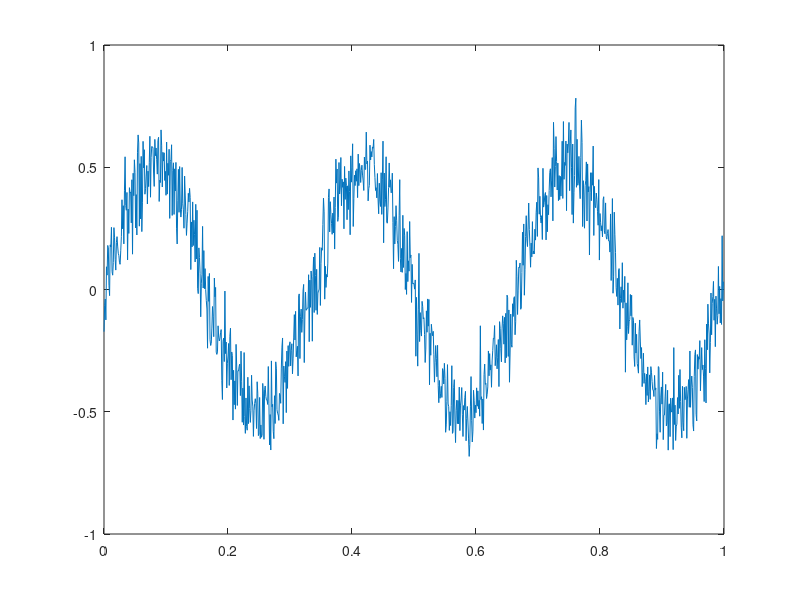
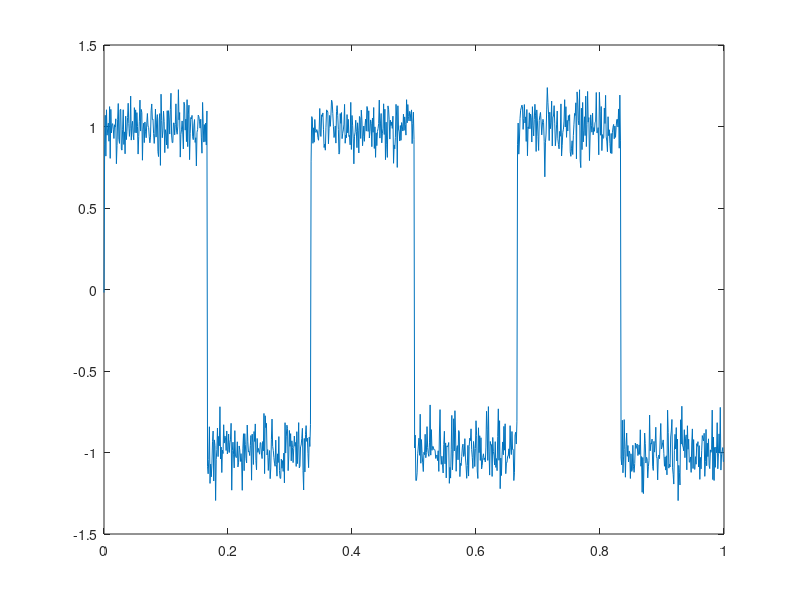
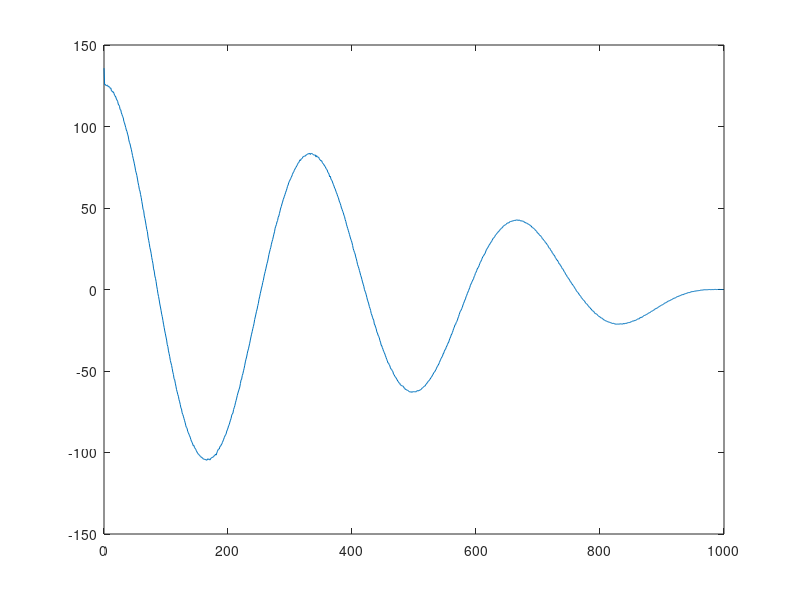
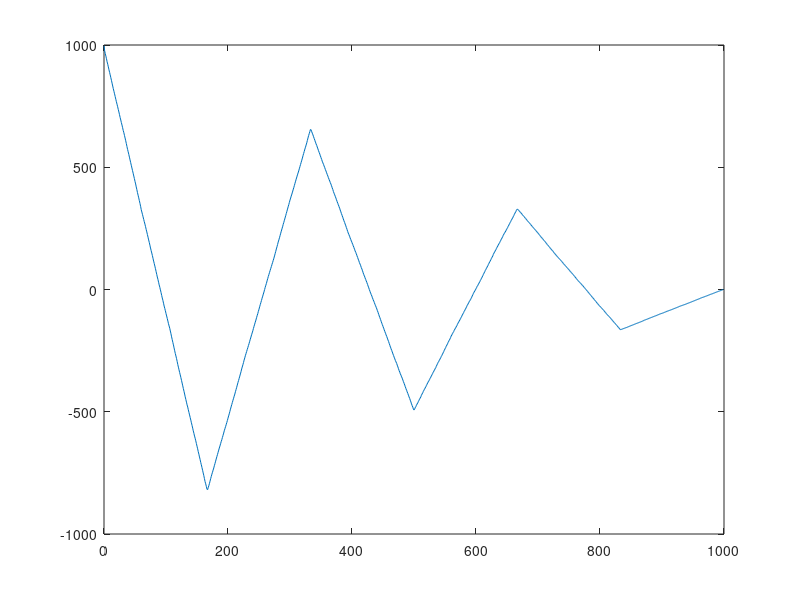

Reproduce these figures in MATLAB, in order. (Note: this script raises an error after producing the figures.)
t=0:0.001:0.999;
sig_1 = 0.5*sin(6*pi*t) + 0.1 * randn(1, 1000);
sig_2 = sign(0.5*sin(6*pi*t)) + 0.1 * randn(1, 1000);
figure;
plot(t, sig_1);
figure;
plot(t, sig_2);

[r1, lags] = xcorr(sig_1);
[r2, lags] = xcorr(sig_2);
% wycięcie jedynie dodatnich przesunięć
r1 = r1(lags >= 0);
r2 = r2(lags >= 0);
lags = lags(lags>=0);

figure;
plot(lags, r1);
figure;
plot(lags, r2);

[pks, loc] = findpeaks(r1, "MinPeakDistance", 10, "MinPeakProminence", 20);
fs = 1000;
% przesunięcie w sekundach
lag_s = loc(1) * 1/fs;
% częstotliwość bazowa
freq = 1/lag_s

